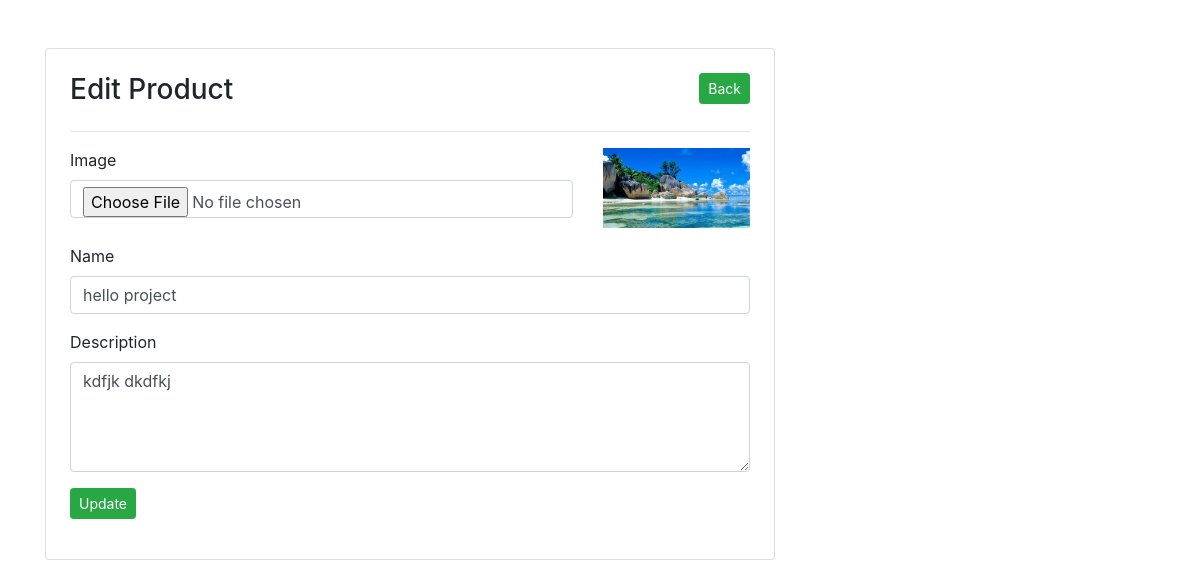
Page /views/product/edit.php?id=5&image=2022-Mar-Thu-07-21-54_351300.jpg (signed in) on the committed database.
### tables this page shows
CREATE TABLE `products` (
  `id` int(255) NOT NULL,
  `image` varchar(191) NOT NULL,
  `name` varchar(191) NOT NULL,
  `description` varchar(191) NOT NULL
);

### controller/Connection.php (called while the page is built, shortened)
<?php
class Connection{
    public $host = 'localhost';
    public $user = 'root';
    public $password = '';
    public $dbname = 'product_upload';
    public function connection()
    {
        $connect = mysqli_connect($this->host,$this->user,$this->password,$this->dbname);
        if ($connect == true) {
            return $connect;
        }else{
            echo 'connection failed';
        }
    }
    public function runSqlQuery($query){
        $runSelectSql = mysqli_query($this->connection(),$query);
        if ($runSelectSql == true){
            return $runSelectSql;
        }else{
            return  false;
        }
    }
}

### controller/Product.php (called while the page is built, shortened)
<?php
include 'Connection.php';
class Product{
    public function editProduct($id)
    {
        $selectSql = "SELECT * FROM `products` WHERE `id`='$id'";
        $connection = new Connection();
        $runSelectSql = $connection->runSqlQuery($selectSql);
        if ($runSelectSql == true) {
            return $runSelectSql;
        }else{
             return false;
        }
    }
}

### views/product/edit.php (the view, shortened to what this page needs)
<?php
include '../../controller/Product.php';
$product = new Product();
$id = $_GET['id'];
$selectSingleProduct = $product->editProduct($id);
$data = mysqli_fetch_assoc($selectSingleProduct);
?>
<!DOCTYPE html>
<html lang="en">
<head>
    <link rel="stylesheet" href="../../asset/css/bootstrap.min.css">
    <link rel="stylesheet" href="../../asset/css/style.css">
</head>
<body>
<div class="container">
    <div class="row">
        <div class="col-8 d-flex justify-content-center">
            <div class="card px-4 py-4 mt-5">
                <form action="" method="post" enctype="multipart/form-data">
                    <div class="clearfix">
                        <h3 class="text-center float-left">Edit Product</h3>
                        <a href="../../main.php" class="float-right btn btn-success btn-sm">Back</a>
                    </div>
                    <hr>
                    <div class="row">
                        <div class="col-md-9">
                            <div class="form-group">
                                <label for="">Image</label>
                                <input name="image" value="<?php echo $data['image']?>" type="file" class="form-control">
                            </div>
                        </div>
                        <div class="col-md-3">
                            <div class="form-group">
                                <img src="../../asset/images/<?php echo $data['image']?>" style="width: 100%;height: 80px;" alt="">
                            </div>
                        </div>
                        <div class="col-md-12">
                            <div class="form-group">
                                <label for="">Name</label>
                                <input name="name" value="<?php echo $data['name']?>" type="text" class="form-control">
                            </div>
                        </div>
                        <div class="col-md-12">
                            <div class="form-group">
                                <label for="">Description</label>
                                <textarea name="description" id="" cols="30" rows="4" class="form-control"><?php echo $data['description']?></textarea>
                            </div>
                        </div>
                        <div class="col-md-12">
                            <div class="form-group">
                                <input name="update" value="Update" type="submit" class="btn btn-success btn-sm">
                            </div>
                        </div>
                    </div>
                </form>
            </div>
        </div>
    </div>
</div>
</body>
</html>

### rows in the picture
products: image (picture), name "hello project", description "kdfjk dkdfkj"
